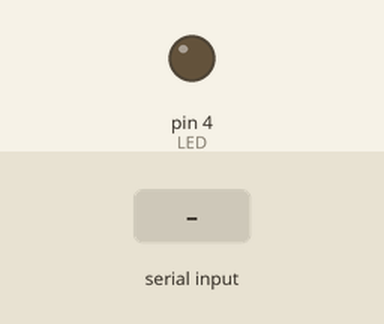
Simulated run of this sketch. Board: Arduino Uno, built with avr-gcc and run on an emulated ATmega328P. Shown: output pins drawn as LEDs (lit = HIGH). Inputs (shaded band) come from the test bench.

Above: at 1.2 s.
1.3 s: "H" received over Serial
At 1.8 s:
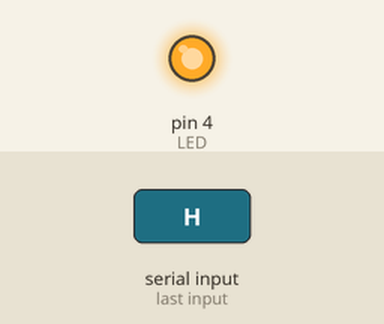
2.8 s: "L" received over Serial
At 4.2 s:
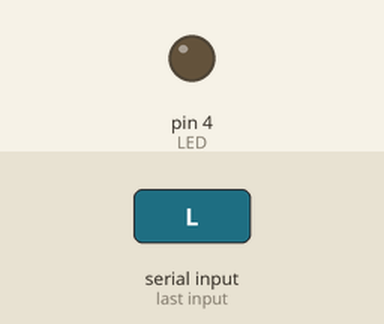
Timing chart, 0 to 5.8 s (numbered marks = the images above; inputs shaded):
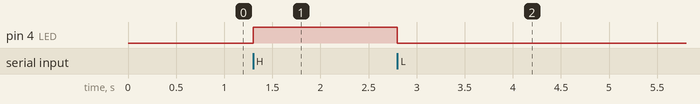

Measured:
- after the input at 1.3 s, pin 4 (LED): LOW → HIGH at once
- after the input at 2.8 s, pin 4 (LED): HIGH → LOW at once

The sketch:

receiver.ino
```cpp
#define LED 4

int incomingByte;

void setup() {
  // put your setup code here, to run once:
  Serial.begin(9600);
  pinMode(LED, OUTPUT);
}

void loop() {
  // put your main code here, to run repeatedly:
  if (Serial.available() > 0){
    incomingByte = Serial.read();
    if (incomingByte == 'H'){
      digitalWrite(LED, HIGH);
    }
    if (incomingByte == 'L'){
      digitalWrite(LED, LOW);
    }
  }
}
```
